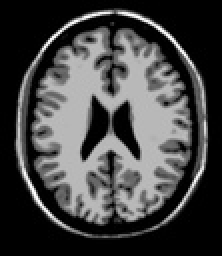
%> input picture assignment2/A2-180050069-180050082/matlab_code/Q6/T1.jpg, 111 x 128 px, shrunk from 460 x 532 before the run (shown 2 times larger)
$ octave q6.m   (GNU Octave 9; MATLAB toolbox functions it lacks are replaced by stand-ins)
%> lines starting %> are read from the running program, lines starting %| are printed output that depends on the picture
clear;clc;
first = imread('T1.jpg');
%> first is the input picture: size 128x111 uint8; min 0, max 255, mean 68.5
second = imread('T2.jpg');
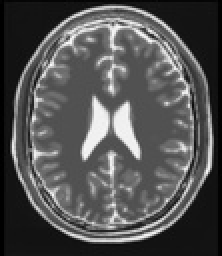
%> input picture assignment2/A2-180050069-180050082/matlab_code/Q6/T2.jpg, 111 x 128 px, shrunk from 460 x 532 before the run (shown 2 times larger)
%> second is the input picture: size 128x111 uint8; min 0, max 250, mean 82.7
first = double(first);
%> first: size 128x111 double
second = double(second);
%> second: size 128x111 double

[rows, columns] = size(first);
%> rows = 128; columns = 111

corr = [];
qmi = [];

for tx = -10:10
    b = second;
    qmi_calc = zeros(26);
    marg1_calc = zeros(1,26);
    marg2_calc = zeros(1,26);

    % shift b
    for i = columns:-1:1
        if((i - tx) > columns || (i - tx) <=0)
            b(:,i) = 0;
        else
            b(:, i) = second(:, (i-tx));
        end
    end

    % create individual values
    for row_iter = 1:rows
        for column_iter = 1:columns
            x_coeff = 1+floor(first(row_iter, column_iter)/10);
            y_coeff = 1+floor(b(row_iter, column_iter)/10);
            qmi_calc(x_coeff, y_coeff) = qmi_calc(x_coeff, y_coeff) + 1;
        end
    end

    qmi_calc = qmi_calc / sum(sum(qmi_calc));

    % create the marginal histograms
    for iter = 1:26
        marg1_calc(1,iter) = sum(qmi_calc(iter, :));
        marg2_calc(1,iter) = sum(qmi_calc(:, iter));
    end

    marg1_calc = marg1_calc / sum(sum(marg1_calc));
    marg2_calc = marg2_calc / sum(sum(marg2_calc));
    stack = 0;

    for i = 1:26
        for j = 1:26
            stack = stack + (qmi_calc(i,j) - marg1_calc(1,i)*marg2_calc(1,j))^2;
        end
    end

    qmi = [qmi stack];
    % calculate the correlation coefficient
    mu_first = mean(mean(first));
    mu_b = mean(mean(b));
    num=0;
    den1 = 0;
    den2 = 0;
    for row_iter = 1:rows
        for column_iter = 1:columns
            first_term = (first(row_iter, column_iter) - mu_first);
            b_term = (b(row_iter, column_iter) - mu_b);
            num = num + (first_term * b_term);
            den1 = den1 + (first_term^2);
            den2 = den2 + (b_term^2);
        end
    end
    temp = num / (sqrt(den1*den2));
    corr = [corr, temp];
end
%> this loop made 21 passes
%> (mu_b, temp) on passes 11 to 21: (82.72, 0.144), (82.72, 0.207), (82.7, 0.284), (82.55, 0.329), (82.39, 0.339), (82.14, 0.335), (81.64, 0.345), (81.03, 0.363), (80.52, 0.371), (80.08, 0.374), (79.65, 0.373)
%> (qmi, mu_b, temp, corr) on passes 1 to 6: (0.0128, 80.18, 0.37, 0.37), ([0.0128 0.0129], 80.64, 0.372, [0.37 0.372]), ([0.0128 0.0129 0.0135], 81.14, 0.369, [0.37 0.372 0.369]), ([0.0128 0.0129 0.0135 0.0149], 81.69, 0.356, [0.37 0.372 0.369 0.356]), ([0.0128 0.0129 0.0135 0.0149 0.0169], 82.05, 0.343, [0.37 0.372 0.369 0.356 0.343]), ([0.0128 0.0129 0.0135 0.0149 0.0169 0.0198], 82.24, 0.338, [0.37 0.372 0.369 0.356 0.343 0.338])
%> pass 1, `qmi_calc = qmi_calc / sum(sum(qmi_calc));`:
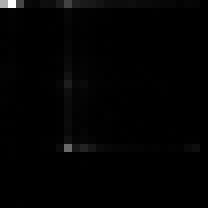
%> qmi_calc: size 26x26 double (shown 8 times larger); min 0, max 0.142, mean 0.00148; drawn with min black and max white
%> after the loop:
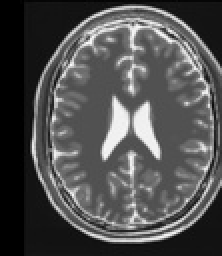
%> b: size 128x111 double (shown 2 times larger); min 0, max 250, mean 79.6
%> after the loop, corr = 21 values, max 0.374 at index 20, min 0.144 at index 11, mean 0.318; marg1_calc = 26 values, max 0.476 at index 1, min 0.00169 at index 22, mean 0.0385; marg2_calc = 26 values, max 0.203 at index 9, min 0.000211 at index 26, mean 0.0385; qmi = 21 values, max 0.0399 at index 11, min 0.0126 at index 21, mean 0.0216

figure(1);
plot(-10:10, corr);
title('Q6 - Correlation Coefficient');
xlabel('shift (tx)');
ylabel('Correlation Coefficient');

figure(2);
plot(-10:10, qmi);
title('Q6 - Quadratic Mutual Information');
xlabel('shift (tx)');
ylabel('QMI');


% % % % % % % % % % % % % % % % % % % % % % % % % % % % % % % % % % % % % % %
% negative!!


clear;clc;
first = imread('T1.jpg');
first = double(first);
second = 255-first;
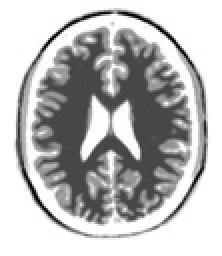
%> second: size 128x111 double (shown 2 times larger); min 0, max 255, mean 186.5

[rows, columns] = size(first);

corr = [];
qmi = [];

%> (the run ends here)
